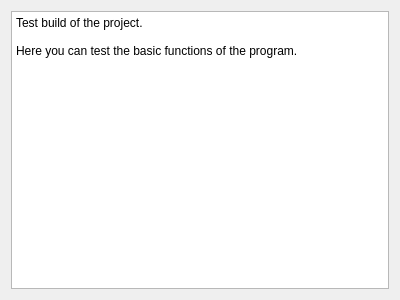
<?xml version="1.0" encoding="UTF-8"?>
<ui version="4.0">
 <class>Tabs</class>
 <widget class="QWidget" name="Tabs">
  <property name="geometry">
   <rect>
    <x>0</x>
    <y>0</y>
    <width>400</width>
    <height>300</height>
   </rect>
  </property>
  <property name="windowTitle">
   <string>Form</string>
  </property>
  <layout class="QHBoxLayout" name="horizontalLayout">
   <item>
    <widget class="QPlainTextEdit" name="plainTextEdit">
     <property name="readOnly">
      <bool>true</bool>
     </property>
     <property name="plainText">
      <string>Test build of the project.  

Here you can test the basic functions of the program.

</string>
     </property>
    </widget>
   </item>
  </layout>
 </widget>
 <resources/>
 <connections/>
</ui>
